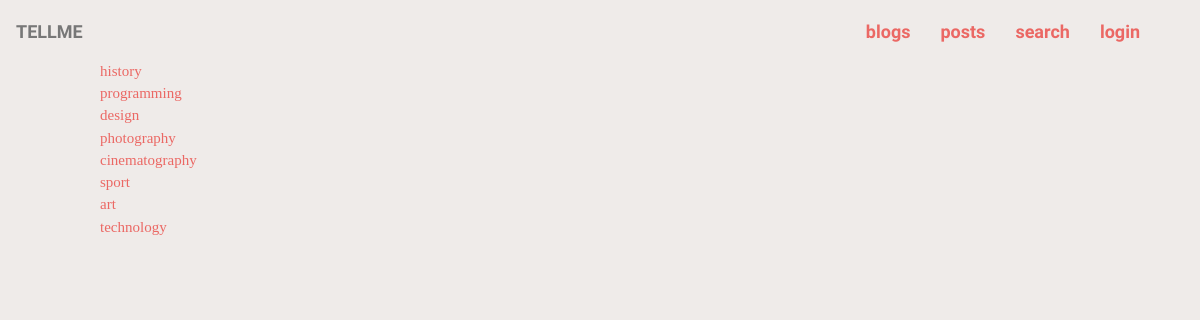
The app's page /blogs/ with its own data.
### blog/models.py (models this page shows, shortened)
class Blog(models.Model):
    pub_date = models.DateTimeField(verbose_name=u'Дата публикации', auto_now_add=True)
    title = models.CharField(verbose_name=u'Заголовок', max_length=140)
    class Meta:
        verbose_name = u'Блог'
        verbose_name_plural = u'Блоги'
        ordering = ('-pub_date',)

### blog/views.py (the view)
class BlogList(ListView):
    template_name = "blog/blog_list.html"
    model = Blog
    def get_queryset(self):
        blogSet = Blog.objects.all()
        blogSet = blogSet.annotate(events_count=Count('event__id'))
        return blogSet[:10]

### blog/templates/blog/blog_list.html (shortened to what this page needs)
{% extends "base.html" %}
{% block content %}
<div class="blogs__positioner">
	<div class="flex-container">
	{% for blog in object_list %}
		<div>
			<a href = "{% url "blog:blog_detail" pk=blog.id %}" style="text-decoration:none">
			<div class="blog__wrap hvr-grow-shadow" id="{{blog.title}}">
			    <div>{{ blog.title }}</div>
			</div>
		</a>
	    </div>
	{% endfor %}
	</div>
</div>
{% endblock %}

### core/static/core/landing.css (style rules this page uses)
body { background: url('img/back.jpg') no-repeat fixed center; background-size: 100%; }

### core/static/core/style.css (style rules this page uses)
body { background-color: #efebe9; }

### records on screen
Blog: title "history"
Blog: title "programming"
Blog: title "design"
Blog: title "photography"
Blog: title "cinematography"
Blog: title "sport"
Blog: title "art"
Blog: title "technology"
